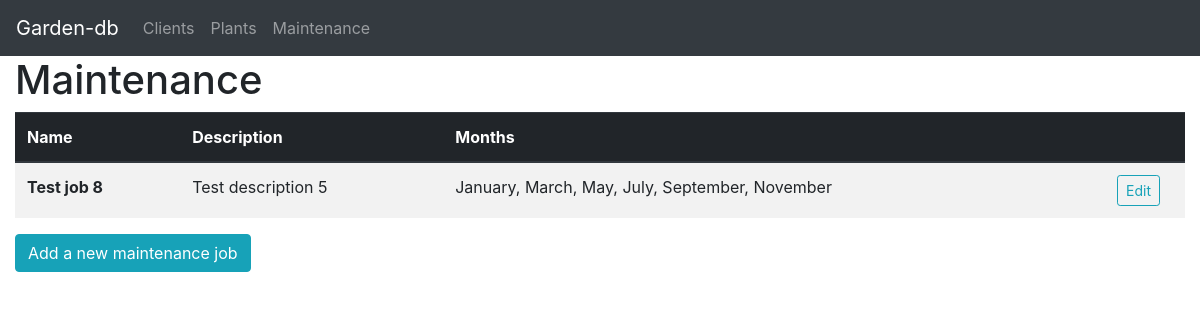
/maintenance, run on an earlier commit of the app's database.
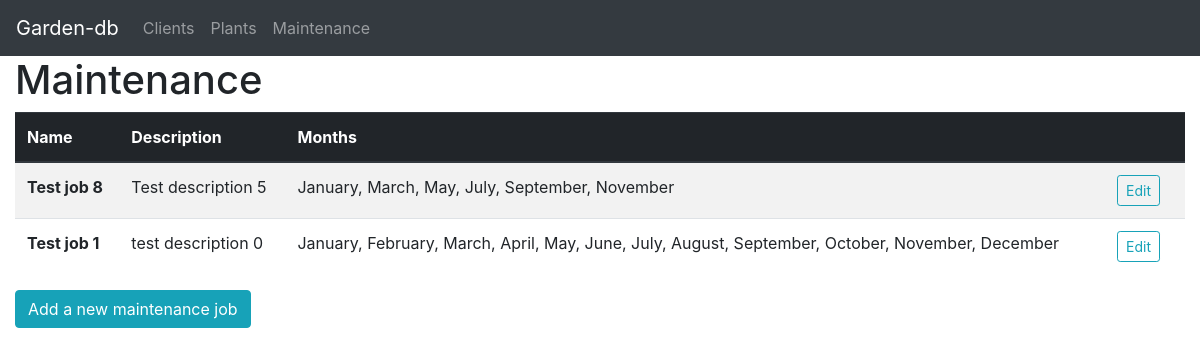
And on a later commit of the database.
### tables this page shows
CREATE TABLE jobs (mid INTEGER PRIMARY KEY, name TEXT, description TEXT, months TEXT);

### app.py (the view, shortened to what this page needs)
@app.route("/maintenance", methods=["GET", "POST"])
def jobs():
    return render_template("maintenance.html", data=dbc.load_sql_job_data(), month_list=months)

### dbc/__init__.py (called while the page is built)
def select_jobs(mid=None):
    with DBConnection() as c:
        if mid is not None:
            c.execute("SELECT * FROM jobs WHERE mid=?", (mid,))
        else:
            c.execute("SELECT * FROM jobs")
        return c.cur.fetchall()

def load_sql_job_data(mid=None):
    return [Maintenance(row[1], row[2], eval(row[3]), row[0]) for row in select_jobs(mid)]

    def __exit__(self, *args):
        self.con.commit()
        self.con.close()
        self.con = None
        self.cur = None

    def execute(self, *args):
        self.cur.execute(*args)

### templates/maintenance.html (shortened to what this page needs)
{% extends "page.html" %}
{% set title = "Maintenance" %}
{% set pagetype = "maintenance job" %}
{% block thead %}
<th scope="col">Name</th>
<th scope="col">Description</th>
<th scope="col">Months</th>
<th scope="col" style="width: 80px"></th>
{% endblock %}
{% block tbody %}
{% for job in data %}
<tr>
    <th scope="row">{{ job.name }}</th>
    <td>{{ job.description }}</td>
    <td>{{ ', '.join(job.months) }}</td>
    <td><button type="button" class="btn btn-outline-info btn-sm" data-toggle="modal"
                id="edit-job-{{ job.id }}" data-target="#popup-div-edit-{{ job.id }}">Edit</button></td>
</tr>
{% endfor %}
{% endblock %}

What changed in the data, as far as the page shows it:
added jobs: name "Test job 1", description "test description 0", months "January, February, March, April, May, June, July, August, September, October, November, December"
